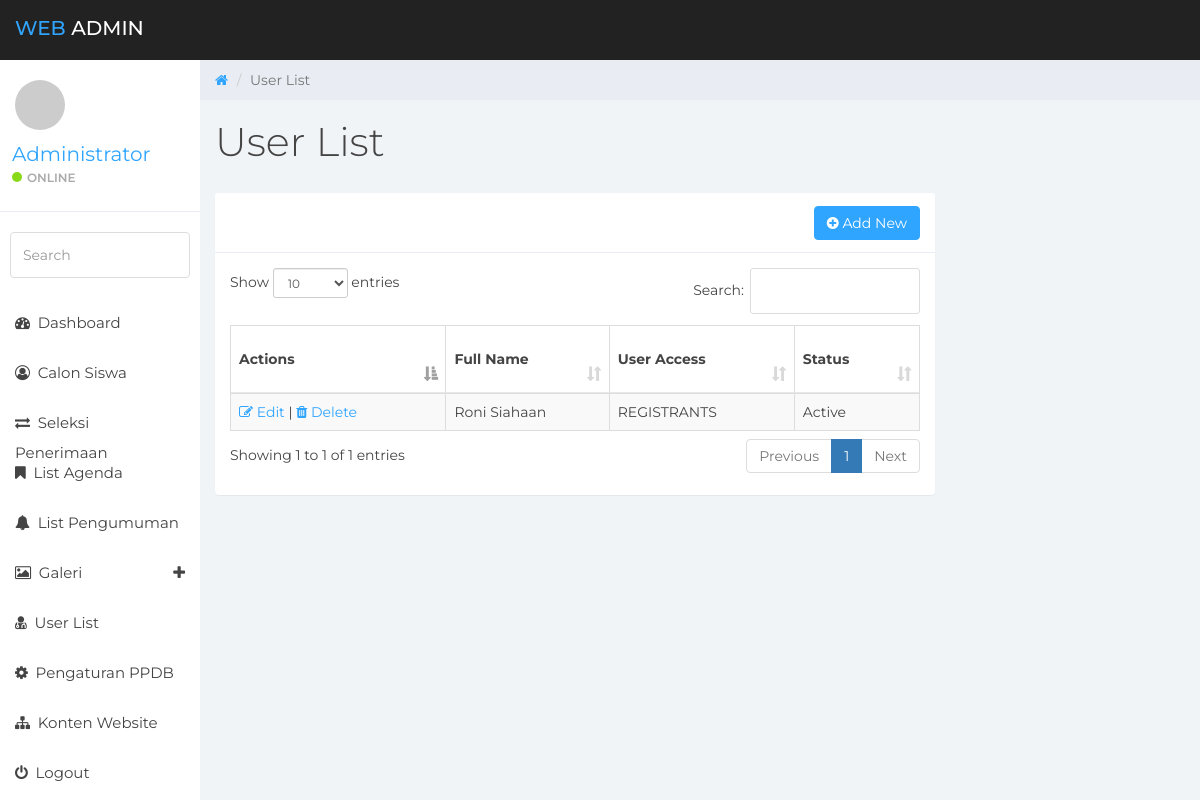
The page /sysadmin/?page=user-list (signed in) on the database as committed earlier.
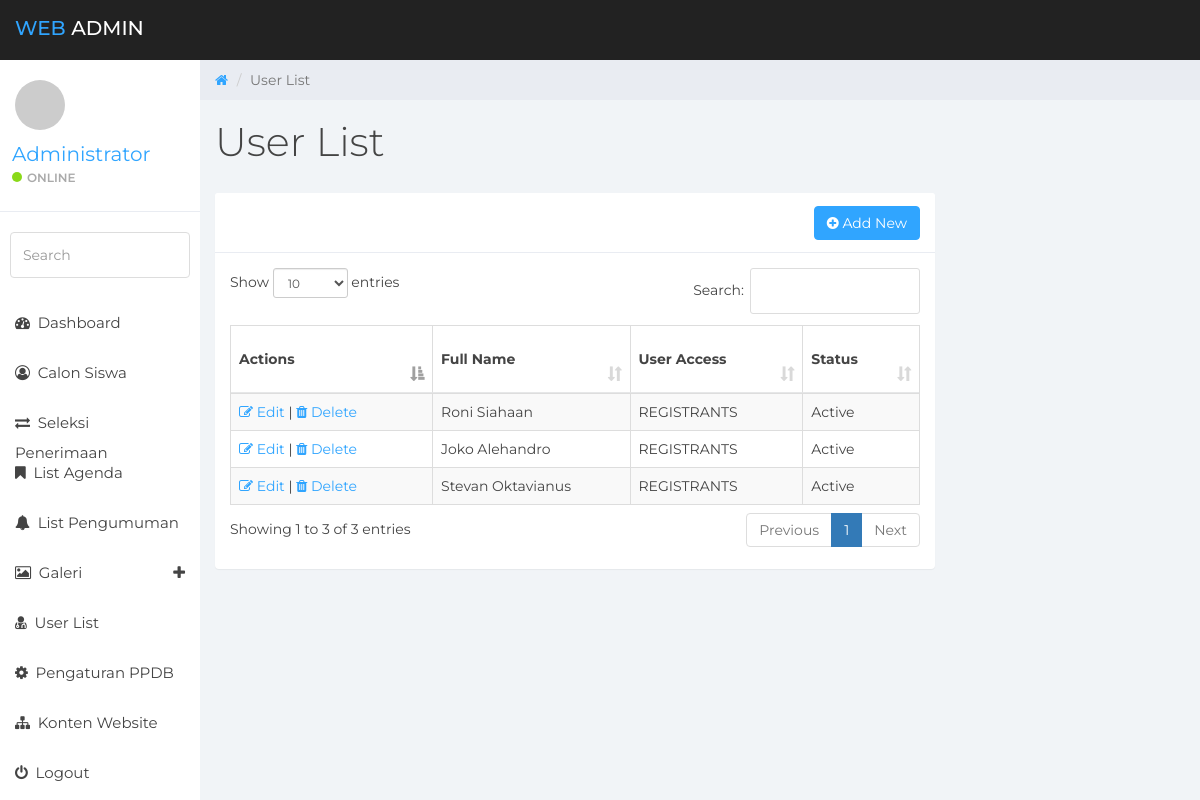
The same page on the database as committed later.
### tables this page shows
CREATE TABLE `users` (
  `user_id` int(11) NOT NULL,
  `user_keyname` varchar(50) NOT NULL,
  `user_keypass` varchar(64) NOT NULL,
  `user_fullname` varchar(100) NOT NULL,
  `user_email` varchar(100) NOT NULL,
  `role_id` int(5) NOT NULL,
  `user_status` int(2) NOT NULL
);

CREATE TABLE `users_role` (
  `role_id` int(2) NOT NULL,
  `role_name` varchar(15) NOT NULL
);

### includes/constants.php (called while the page is built, shortened)
<?php
$baseurl = "http://".$_SERVER['HTTP_HOST'].str_replace(basename($_SERVER['SCRIPT_NAME']),"",$_SERVER['SCRIPT_NAME']);
?>

### includes/class.db.php (called while the page is built, shortened)
<?php
class DB
{
    private $link = null;
    static $inst = null;
    public function __construct()
    {
        try {
            $this->link = new mysqli( DB_HOST, DB_USER, DB_PASS, DB_NAME );
            $this->link->set_charset( "utf8" );
        } catch ( Exception $e ) {
            die( 'Unable to connect to database' );
        }
    }
    public function get_results( $query, $object = false )
    {
        $results = $this->link->query( $query );
        if( $this->link->error )
        {
            $this->log_db_errors( $this->link->error, $query );
            return false;
        }
        else
        {
            $row = array();
            while( $r = ( !$object ) ? $results->fetch_assoc() : $results->fetch_object() )
            {
                $row[] = $r;
            }
            return $row;
        }
    }
    static function getInstance()
    {
        if( self::$inst == null )
        {
            self::$inst = new DB();
        }
        return self::$inst;
    }
}

### sysadmin/modules/users/v_list.php (the view, shortened to what this page needs)
<?php
$pagetitle = "User List";
$act = "modules/users/do_task.php";
$getpage = "user-list";
$getact = htmlspecialchars($_GET["act"], ENT_QUOTES, 'UTF-8');
?>
<div class="row">
    <ol class="breadcrumb">
        <li><a href="<?php echo $baseurl;?>">
            <em class="fa fa-home"></em>
        </a></li>
        <li class="active"><?php echo $pagetitle;?></li>
    </ol>
</div>
<div class="row">
    <div class="col-lg-12">
        <h1 class="page-header"><?php echo $pagetitle;?></h1>
    </div>
</div>
<?php
switch($getact){
    default:
?>
<div class="row">
    <div class="col-lg-9">
        <div class="panel panel-default">
            <div class="panel-heading">
                <span class="pull-right"><button class="btn btn-primary" onclick="location.href='?page=<?php echo $getpage; ?>&act=add';"><i class="fa fa-plus-circle"></i> Add New</button> </span>
            </div>
            <div class="panel-body">
                <table id="example" class="table table-striped table-bordered" style="width:100%">
                    <thead>
                        <tr>
                            <th>Actions</th>
                            <th>Full Name</th>
                            <th>User Access</th>
                            <th>Status</th>
                        </tr>
                    </thead>
                    <tbody>
                        <?php
                            $query = "SELECT u.user_keyname, u.user_fullname, ul.role_name, u.user_status "
                                    . "FROM users AS u INNER JOIN users_role AS ul ON u.role_id = ul.role_id "
                                    . "WHERE u.role_id <> 1";
                            $results = $database->get_results( $query );
                            foreach( $results as $row )
                            {
                                echo "<tr>";
                                    echo "<td>
                                            <a href='?page=$getpage&act=edit&key=$row[user_keyname]'><i class='fa fa-edit'></i> Edit</a> |
                                            <a href='$act?page=$getpage&act=delete&key=$row[user_keyname]'><i class='fa fa-trash'></i> Delete</a>
                                        </td>";
                                    echo "<td>$row[user_fullname]</td>";
                                    echo "<td>". strtoupper($row[role_name]) ."</td>";
                                    echo "<td>".$status = $row[user_status] == 1 ? 'Active':'Non Active'."</td>";
                                echo "</tr>";
                            }
                        ?>
                    </tbody>
                </table>
            </div>
        </div>
    </div>
</div>
<?php
break;
?>
<?php
}
?>

Rows that differ between the two databases and show on the page:
added users: user_fullname "Joko Alehandro", role.role_name "REGISTRANTS", user_status "Active"
added users: user_fullname "Stevan Oktavianus", role.role_name "REGISTRANTS", user_status "Active"
Other text that changed with them:
text written by a page script: "Show entries Search: Showing 1 to 1 of 1 entries Previous 1 Next" → "Show entries Search: Showing 1 to 3 of 3 entries Previous 1 Next"
